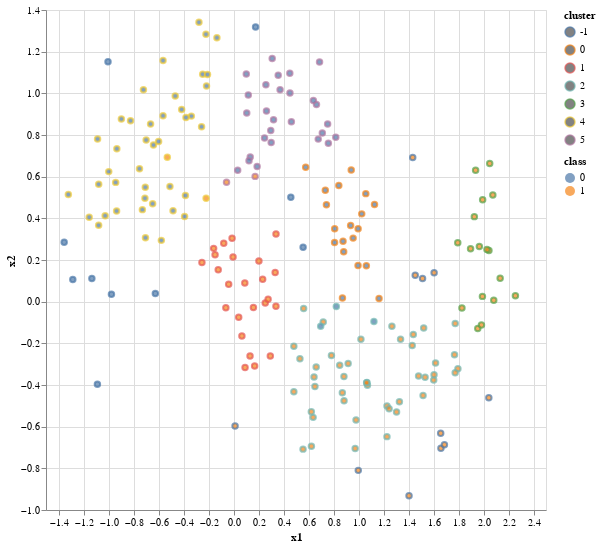

The notebook cell saved with this chart:
### Code cell
# VISUALISATION
(alt.Chart(data_df).
 properties(height=500, width=500).
 mark_point().
 encode(x='x1',
        y='x2',
        color='cluster:N',
        fill='class:N')
 ) #.show()

### Figure 1 — Vega-Lite specification as saved in the notebook (floating-point values rounded to 4 significant figures; data arrays with more than 128 entries replaced by an {"elided": "..."} marker saying what was removed)
{"config": {"view": {"continuousWidth": 400, "continuousHeight": 300}}, "data": {"name": "data-e81e8d58f404df64b7e49b4d84711f52"}, "mark": "point", "encoding": {"color": {"field": "cluster", "type": "nominal"}, "fill": {"field": "class", "type": "nominal"}, "x": {"field": "x1", "type": "quantitative"}, "y": {"field": "x2", "type": "quantitative"}}, "height": 500, "width": 500, "$schema": "https://vega.github.io/schema/vega-lite/v4.17.0.json", "datasets": {"data-e81e8d58f404df64b7e49b4d84711f52": {"elided": "200 records"}}}
